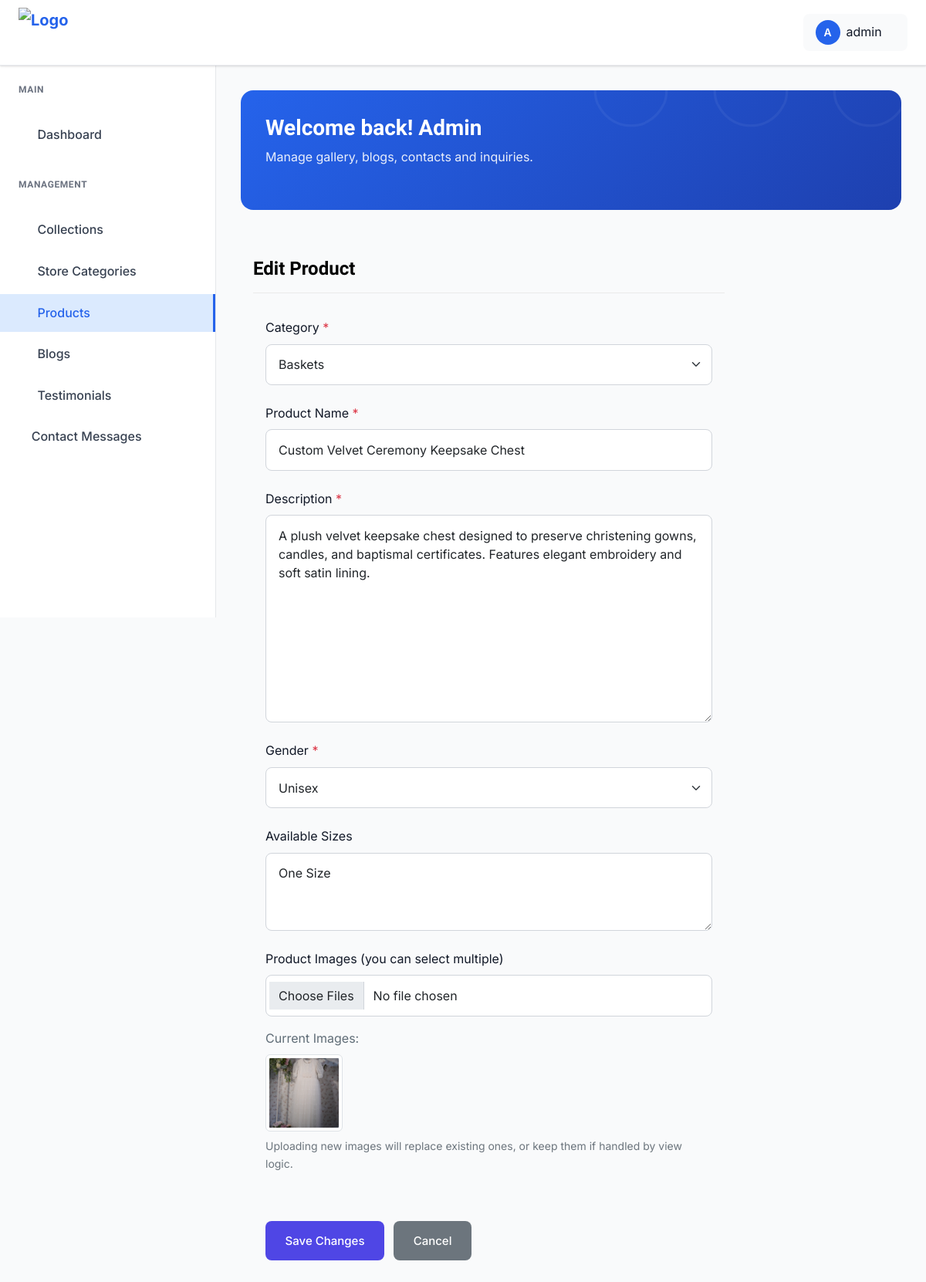
Page /dashboard/products/edit/29/ (signed in) on the earlier database version.
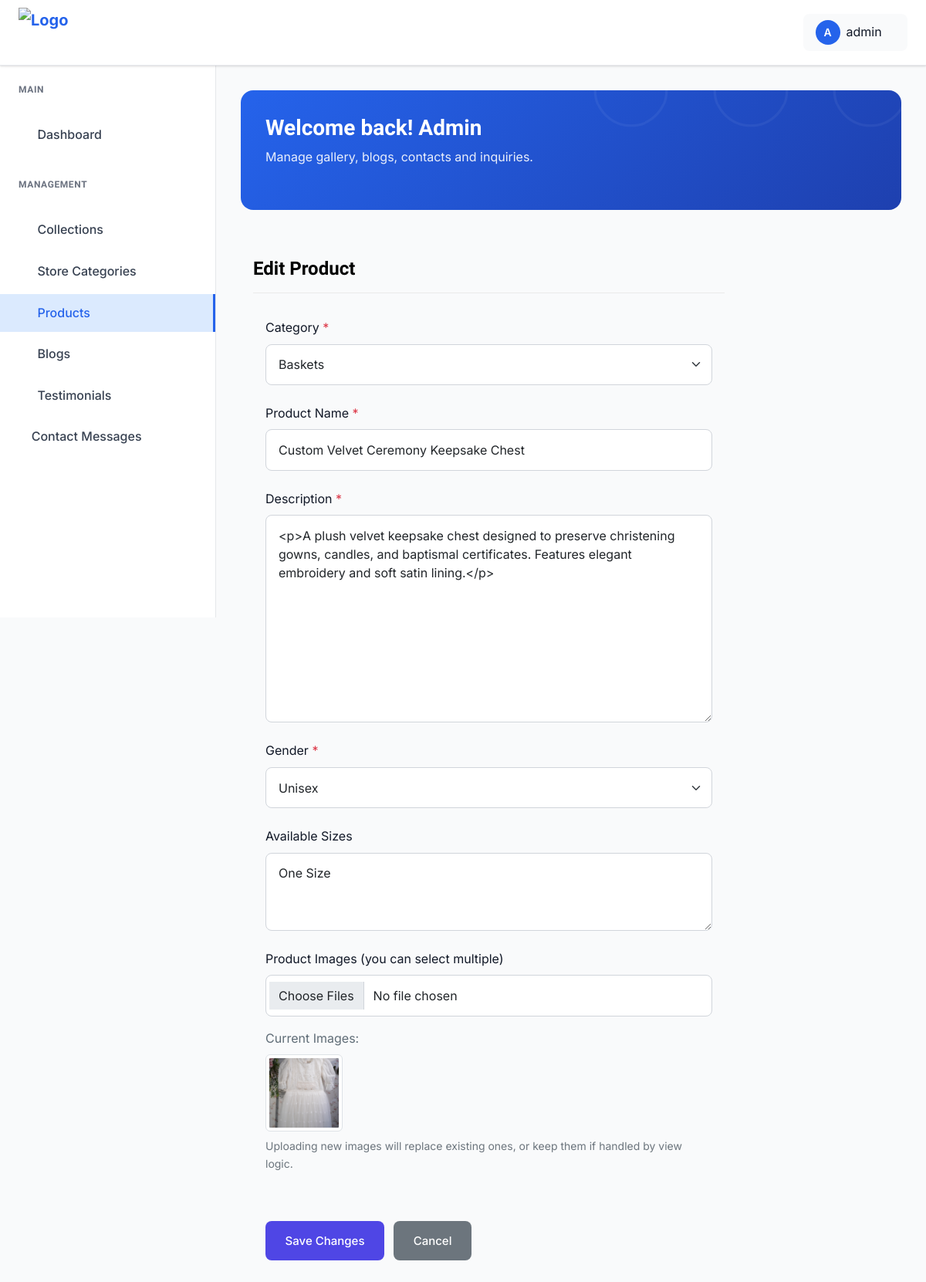
Same page on the later database version.
### zuzanne_app/models.py (models this page shows, shortened)
class Product(models.Model):
    GENDER_CHOICES = [
        ("boys", "Boys"),
        ("girls", "Girls"),
        ("unisex", "Unisex"),
    ]
    category = models.ForeignKey(Category, on_delete=models.CASCADE, related_name="products")
    name = models.CharField(max_length=200)
    slug = models.SlugField(unique=True, blank=True)
    description = models.TextField()
    gender = models.CharField(max_length=10, choices=GENDER_CHOICES)
    available_sizes = models.TextField(blank=True, null=True, help_text="Enter sizes comma-separated e.g. 0-3M, 3-6M, 1Y")
    created_at = models.DateTimeField(auto_now_add=True)
    class Meta:
        ordering = ["-created_at"]

class OptimizedImageModel(models.Model):
    image_fields = []
    class Meta:
        abstract = True

class ProductImage(OptimizedImageModel):
    image_fields = ["image"]
    product = models.ForeignKey(Product, on_delete=models.CASCADE, related_name="images")
    image = models.ImageField(upload_to="products/")

class Collection(OptimizedImageModel):
    image_fields = ["image"]
    name = models.CharField(max_length=200, unique=True)
    slug = models.SlugField(unique=True, blank=True)
    image = models.ImageField(upload_to="collections/")
    description = models.TextField(blank=True, null=True)
    created_at = models.DateTimeField(auto_now_add=True)

class Category(OptimizedImageModel):
    image_fields = ["image"]
    collection = models.ForeignKey(Collection, on_delete=models.CASCADE, related_name="categories")
    name = models.CharField(max_length=200)
    slug = models.SlugField(blank=True)
    image = models.ImageField(upload_to="categories/", blank=True, null=True)
    description = models.TextField(blank=True, null=True)
    created_at = models.DateTimeField(auto_now_add=True)
    class Meta:
        verbose_name_plural = "Categories"
        unique_together = (('collection', 'name'), ('collection', 'slug'))

### zuzanne_app/views.py (the view)
# urls.py: path("dashboard/products/edit/<int:pk>/", views.product_update, name="product_update"),
@login_required(login_url="admin_login")
def product_update(request, pk):
    product_obj = get_object_or_404(Product, pk=pk)
    collections = Collection.objects.prefetch_related("categories").all().order_by("name")
    if request.method == "POST":
        form = ProductForm(request.POST, instance=product_obj)
        if form.is_valid():
            product_obj = form.save()
            images = request.FILES.getlist("images")
            if images:
                for img in images:
                    ProductImage.objects.create(product=product_obj, image=img)
            messages.success(request, "Product updated successfully.")
            return redirect("product_list")
        else:
            messages.error(request, "Please correct the errors below.")
    else:
        form = ProductForm(instance=product_obj)
    return render(request, "admin_pages/create_product.html", {"form": form, "product": product_obj, "collections": collections})

### zuzanne_app/forms.py
class ProductForm(forms.ModelForm):
    category = forms.ModelChoiceField(
        queryset=Category.objects.all().order_by("name"),
        empty_label="Select Category"
    )
    class Meta:
        model = Product
        fields = ["category", "name", "description", "gender", "available_sizes"]
        widgets = {
            "gender": forms.Select(choices=Product.GENDER_CHOICES),
            "available_sizes": forms.Textarea(attrs={"rows": 3}),
        }

### templates/admin_pages/create_product.html (shortened to what the changed rows need)
{% extends "admin_pages/base.html" %}
{% load static %}
{% block content %}
<div class="dashboard sp_bottom_100">
    <div class="container-fluid full__width__padding">
        <div class="row">
            <div class="col-xl-9 col-lg-9 col-md-12 col-sm-12">
                <div class="row mt-4">
                    <div class="col-12">
                        <form method="post" enctype="multipart/form-data" class="needs-validation form-wrapper" novalidate>
                            <div class="row">
                                <div class="col-12 mb-4">
                                    <label for="category" class="form-label">Category <span class="text-danger">*</span></label>
                                    <select name="category" id="category" class="form-select modern-input" required>
                                        {% for col in collections %}
                                            <optgroup label="{{ col.name }}">
                                                {% for cat in col.categories.all %}
                                                    <option value="{{ cat.id }}" {% if product and product.category.id == cat.id %}selected{% endif %}>{{ cat.name }}</option>
                                                {% endfor %}
                                            </optgroup>
                                        {% endfor %}
                                    </select>
                                </div>
                                <div class="col-12 mb-4">
                                    <label for="name" class="form-label">Product Name <span class="text-danger">*</span></label>
                                    <input type="text" name="name" id="name" class="form-control modern-input" value="{{ product.name|default:'' }}" placeholder="Enter product name" required>
                                </div>
                                <div class="col-12 mb-4">
                                    <label for="description" class="form-label">Description <span class="text-danger">*</span></label>
                                    <textarea name="description" id="description" class="form-control modern-input uni-description" rows="10" placeholder="Write your product description here" required>{{ product.description|default:'' }}</textarea>
                                </div>
                                <div class="col-12 mb-4">
                                    <label for="gender" class="form-label">Gender <span class="text-danger">*</span></label>
                                    <select name="gender" id="gender" class="form-select modern-input" required>
                                        <option value="unisex" {% if product and product.gender == 'unisex' %}selected{% endif %}>Unisex</option>
                                    </select>
                                </div>
                                <div class="col-12 mb-4">
                                    <label for="available_sizes" class="form-label">Available Sizes</label>
                                    <textarea name="available_sizes" id="available_sizes" class="form-control modern-input" rows="3" placeholder="e.g. 0-3M, 3-6M, 6-12M, 1Y, 2Y">{{ product.available_sizes|default:'' }}</textarea>
                                </div>
                                <div class="col-12 mb-4">
                                    {% if product and product.images.all %}
                                        <div class="mt-3">
                                            <div class="d-flex flex-wrap gap-2">
                                                {% for img in product.images.all %}
                                                    <img src="{{ img.image.url }}" alt="Product Image" class="img-thumbnail" style="height: 100px; width: 100px; object-fit: cover;">
                                                {% endfor %}
                                            </div>
                                        </div>
                                    {% endif %}
                                </div>
                            </div>
                        </form>
                    </div>
                </div>
            </div>
        </div>
    </div>
</div>
{% endblock %}

Differences in the rows shown:
removed ProductImage: image (picture)
changed Product "Custom Velvet Ceremony Keepsake Chest": description "A plush velvet keepsake chest designed to preserve christening gowns, candles, and baptismal certificates. Features elegant embroidery and soft satin lining." → "<p>A plush velvet keepsake chest designed to preserve christening gowns, candles, and baptismal certificates. Features elegant embroidery and soft satin lining.</p>"
added ProductImage: image (picture)
